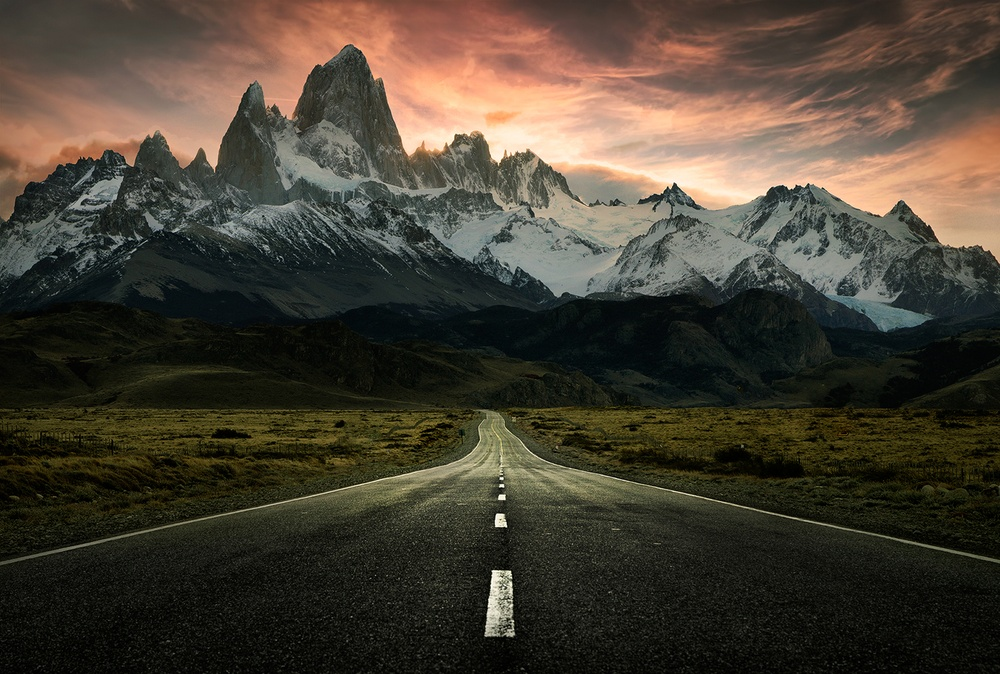
#> input picture landscape.jpg, 1000 x 674 px, shrunk from 1400 x 944 before the run
$ jupyter execute histogram_equalization.ipynb
#> lines starting #> are read from the running program, lines starting #| are printed output that depends on the picture
# Histogram equalization
[](https://colab.research.google.com/github/YoniChechik/AI_is_Math/blob/master/c_02a_basic_image_processing/histogram_equalization.ipynb)

[cell 1]
# [6 lines of commented-out code are left out]

[cell 2]
import numpy as np
import matplotlib.pyplot as plt
import cv2

figsize = (10,10)

First, read the image as grayscale

[cell 3]
# read as grayscale
# I = cv2.imread("Unequalized_Hawkes_Bay_NZ.jpg",0)
I = cv2.imread("landscape.jpg",0)
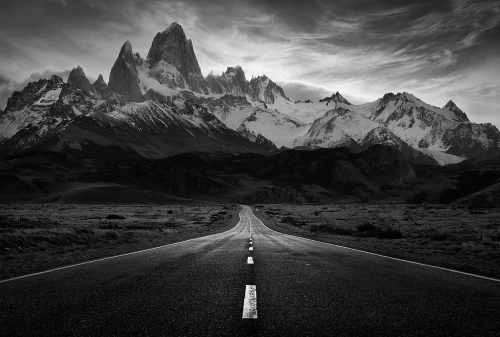
#> I: shape (674, 1000) (shown at 1/2 size); min 0, max 255, mean 64

plt.figure(figsize=figsize)
plt.imshow(I, cmap='gray', vmin=0, vmax=255)
plt.title("Original image")

Let's start by calculating and showing the original histogram

[cell 4]
bins_edges_min_max = [0,256]
num_bins=256
bin_count,bins_edges = np.histogram(I,num_bins,bins_edges_min_max)
#> bin_count = 256 values, max 11525 at index 10, min 9 at index 251, mean 2632.8; bins_edges = 257 values from 0 to 256
bins_start = bins_edges[:-1]
#> bins_start = 256 values from 0 to 255

[cell 5]
def draw_hist(x_axis,input):
    fig,ax = plt.subplots(figsize=figsize)
    # why not using plt.hist? because we want to plot also some derivations of this hist, so this is easier
    plt.bar(x_axis, input, width=input.shape[0]/(x_axis[-1]-x_axis[0]+1))
    return fig,ax

draw_hist(bins_start,bin_count)
plt.title("Original histogram")

Normalize the histogram to gat a discrete PDF

[cell 6]
pdf = bin_count/np.sum(bin_count)
#> pdf = 256 values, max 0.0171 at index 10, min 1.34e-05 at index 251, mean 0.00391

draw_hist(bins_start,pdf)
plt.title("Original PDF")
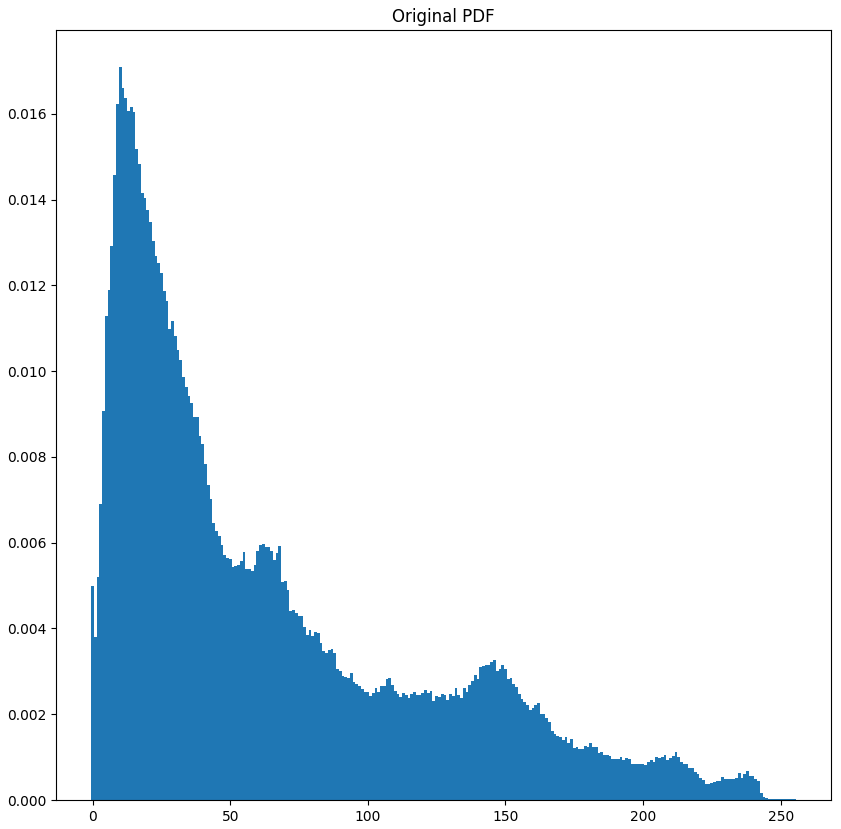
#> figure drawn by matplotlib, 1 panel; tallest bar 0.0171 high, from x = 9.5 to 10.5

Get the CDF by calculating the cumulative sum of the pdf data

[cell 7]
cdf = np.cumsum(pdf)
#> cdf = 256 values from 0.005 to 1

plt.figure(figsize=figsize)
plt.plot(cdf)
plt.title("Original CDF")
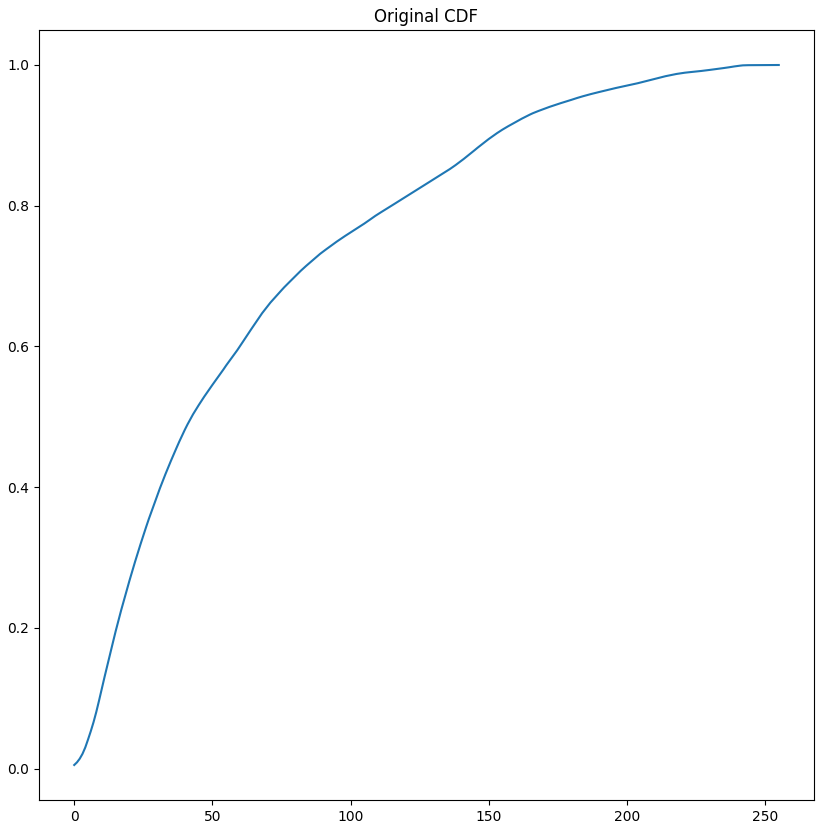
#> figure drawn by matplotlib, 1 panel; curve peaks at x = 255, y = 1

[cell 8]
fig,ax = draw_hist(bins_start,pdf)
ax.plot(cdf*np.max(pdf),'r')
plt.title("Original PDF+ const*CDF to show the connection between the two")

The final step is to un-normalize the CDF to become the equalization function

[cell 9]
f_eq = np.round(cdf*255).astype(int)
#> f_eq = 256 values from 1 to 255

f_eq
#> Out = 256 values from 1 to 255

Use the equalization function to get the equalized image

[cell 10]
I_eq = f_eq[I]
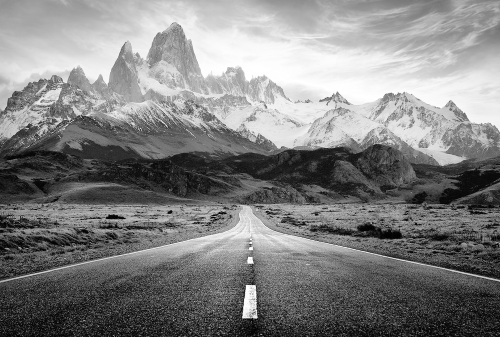
#> I_eq: shape (674, 1000) int64 (shown at 1/2 size); min 1, max 255, mean 128.5

plt.figure(figsize=figsize)
plt.imshow(I_eq, cmap='gray', vmin=0, vmax=255)
plt.title("equalized image")

Plot the equalized histogram, PDF and CDF

[cell 11]
bin_count,bins_edges = np.histogram(I_eq,num_bins,bins_edges_min_max)
#> bin_count = 256 values, max 11525 at index 29, min 0 at index 0, mean 2632.8
bins_start = bins_edges[:-1]

draw_hist(bins_start,bin_count)
plt.title("equalized histogram")
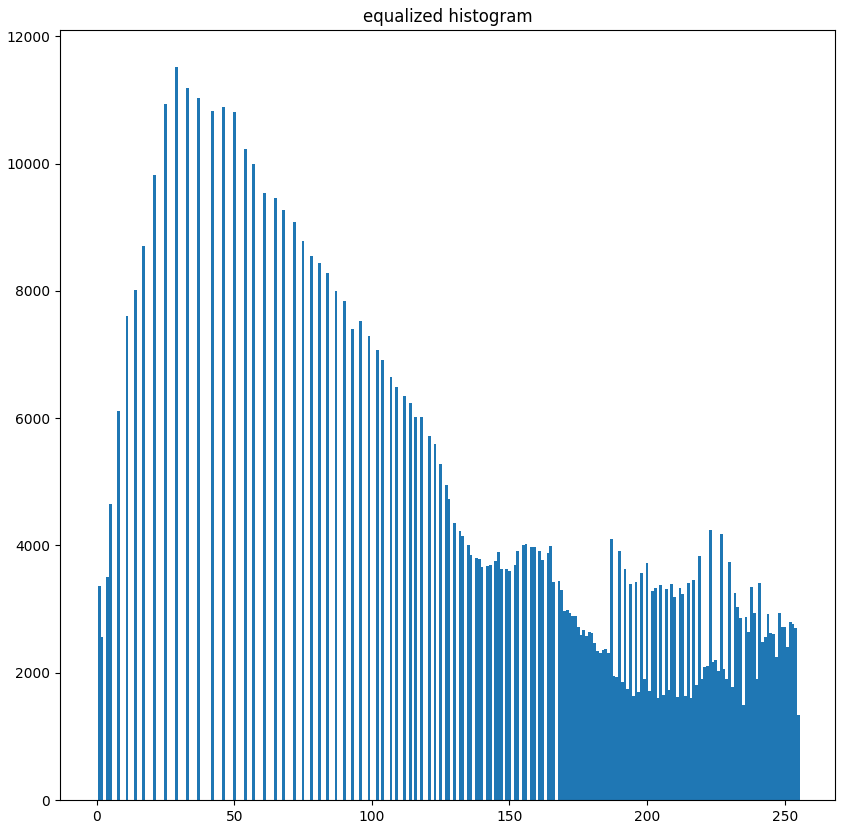
#> figure drawn by matplotlib, 1 panel; tallest bar 11525 high, from x = 28.5 to 29.5

[cell 12]
pdf = bin_count/np.sum(bin_count)
#> pdf = 256 values, max 0.0171 at index 29, min 0 at index 0, mean 0.00391
cdf = np.cumsum(pdf)
#> cdf = 256 values from 0 to 1

fig,ax = draw_hist(bins_start,pdf)
ax.plot(cdf*np.max(pdf),'r')
plt.title("equalized PDF and const*CDF")
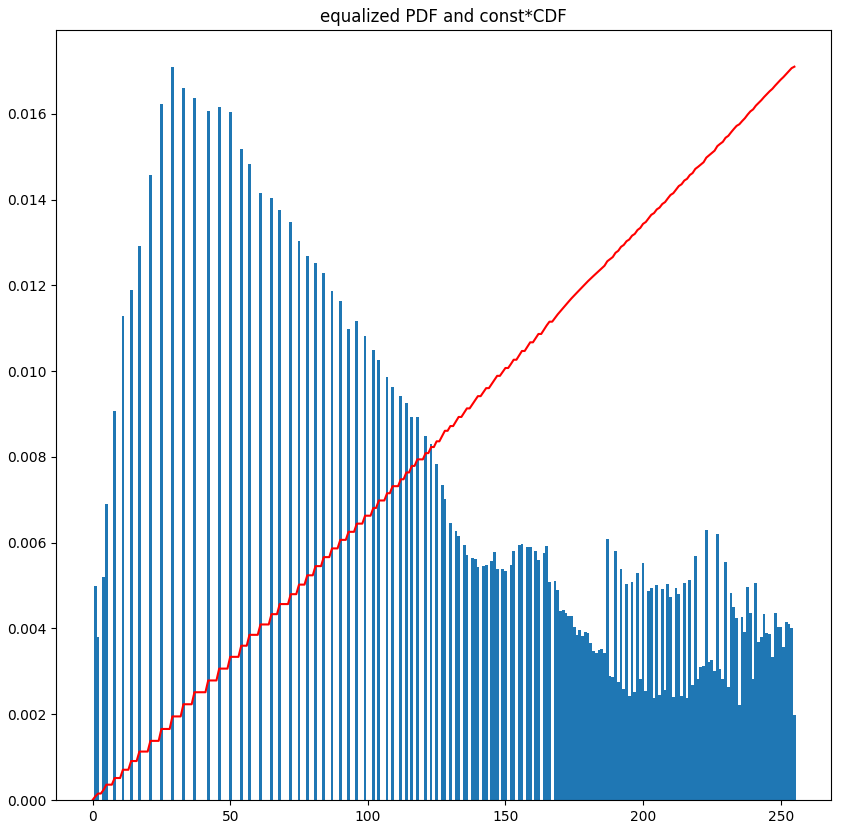
#> figure drawn by matplotlib, 1 panel; tallest bar 0.0171 high, from x = 28.5 to 29.5; curve peaks at x = 255, y = 0.0171

## cv2 histogram equalization function

[cell 13]
I_eq_cv2 = cv2.equalizeHist(I)

plt.figure(figsize=figsize)
plt.imshow(I_eq_cv2, cmap='gray', vmin=0, vmax=255)
plt.title("cv2.equalizeHist() result")

$ run again, with dana1.jpg copied over landscape.jpg
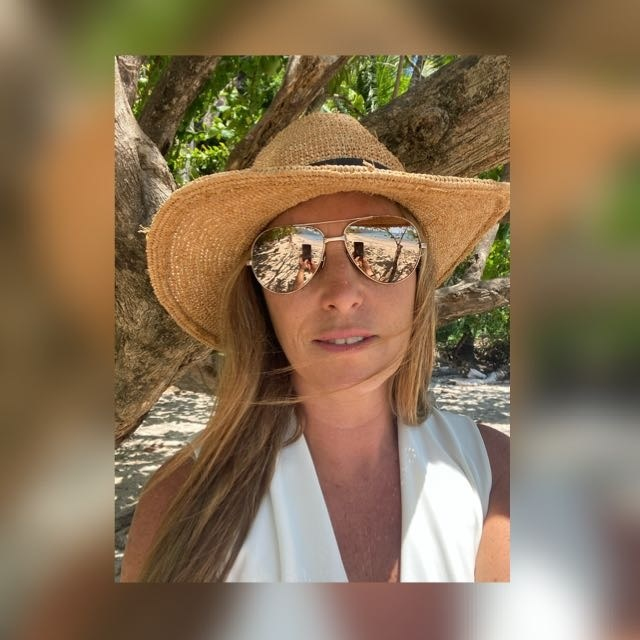
#> input picture dana1.jpg, 640 x 640 px
#> `bin_count,bins_edges = np.histogram(I,num_bins,bins_edges_min_max)`: bin_count = 256 values, max 5204 at index 91, min 2 at index 0, mean 1600; bins_edges = 257 values from 0 to 256
#> bins_start = 256 values from 0 to 255
#> `pdf = bin_count/np.sum(bin_count)`: pdf = 256 values, max 0.0127 at index 91, min 4.88e-06 at index 0, mean 0.00391
#> `cdf = np.cumsum(pdf)`: cdf = 256 values from 4.88e-06 to 1
#> f_eq = 256 values from 0 to 255
#> `I_eq = f_eq[I]`:
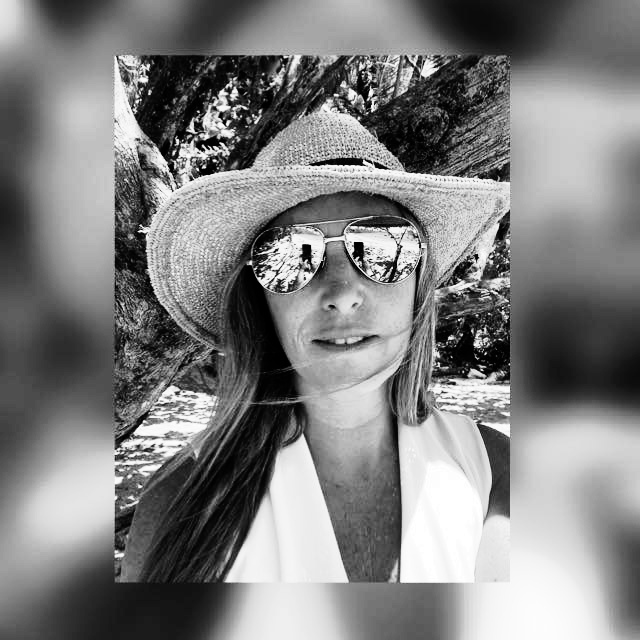
#> I_eq: shape (640, 640) int64; min 0, max 255, mean 128.4
#> `bin_count,bins_edges = np.histogram(I_eq,num_bins,bins_edges_min_max)`: bin_count = 256 values, max 5204 at index 79, min 0 at index 16, mean 1600
#> `pdf = bin_count/np.sum(bin_count)`: pdf = 256 values, max 0.0127 at index 79, min 0 at index 16, mean 0.00391
#> `cdf = np.cumsum(pdf)`: cdf = 256 values from 0.00179 to 1
#> `[cell 12] pdf = bin_count/np.sum(bin_count) cdf = np.cumsum(pdf)  fig,..`:
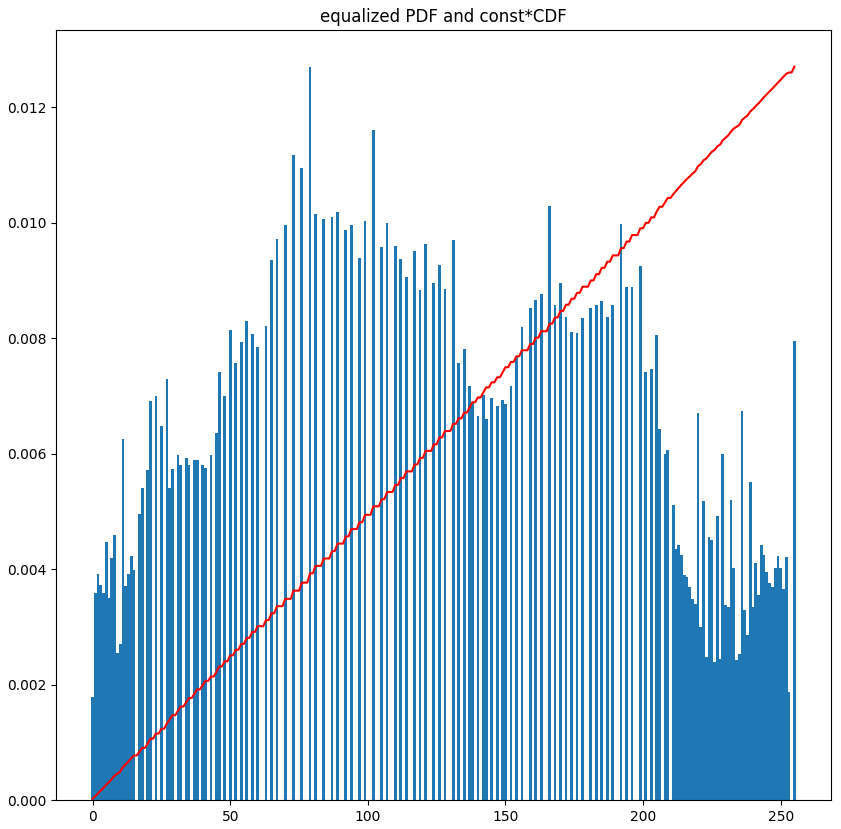
#> figure drawn by matplotlib, 1 panel; tallest bar 0.0127 high, from x = 78.5 to 79.5; curve peaks at x = 255, y = 0.0127

$ run again, with dana2.jpg copied over landscape.jpg
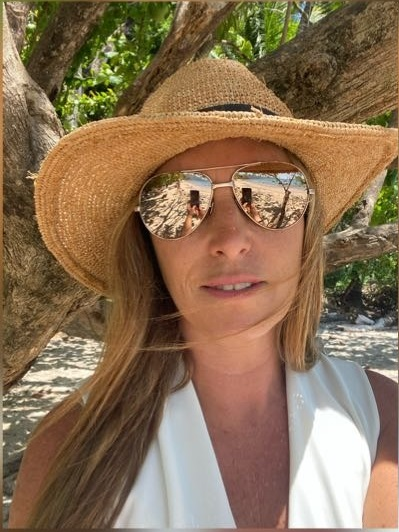
#> input picture dana2.jpg, 399 x 532 px
#> `bin_count,bins_edges = np.histogram(I,num_bins,bins_edges_min_max)`: bin_count = 256 values, max 2864 at index 254, min 2 at index 0, mean 829.2; bins_edges = 257 values from 0 to 256
#> bins_start = 256 values from 0 to 255
#> `pdf = bin_count/np.sum(bin_count)`: pdf = 256 values, max 0.0135 at index 254, min 9.42e-06 at index 0, mean 0.00391
#> `cdf = np.cumsum(pdf)`: cdf = 256 values from 9.42e-06 to 1
#> f_eq = 256 values from 0 to 255
#> `I_eq = f_eq[I]`:
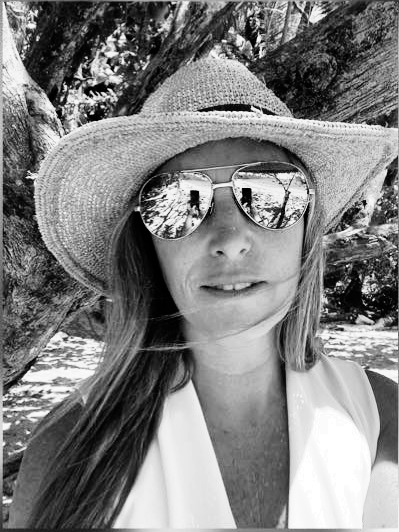
#> I_eq: shape (532, 399) int64; min 0, max 255, mean 128.3
#> `bin_count,bins_edges = np.histogram(I_eq,num_bins,bins_edges_min_max)`: bin_count = 256 values, max 3173 at index 255, min 0 at index 17, mean 829.2
#> `pdf = bin_count/np.sum(bin_count)`: pdf = 256 values, max 0.0149 at index 255, min 0 at index 17, mean 0.00391
#> `cdf = np.cumsum(pdf)`: cdf = 256 values from 0.0018 to 1
#> `[cell 12] pdf = bin_count/np.sum(bin_count) cdf = np.cumsum(pdf)  fig,..`:
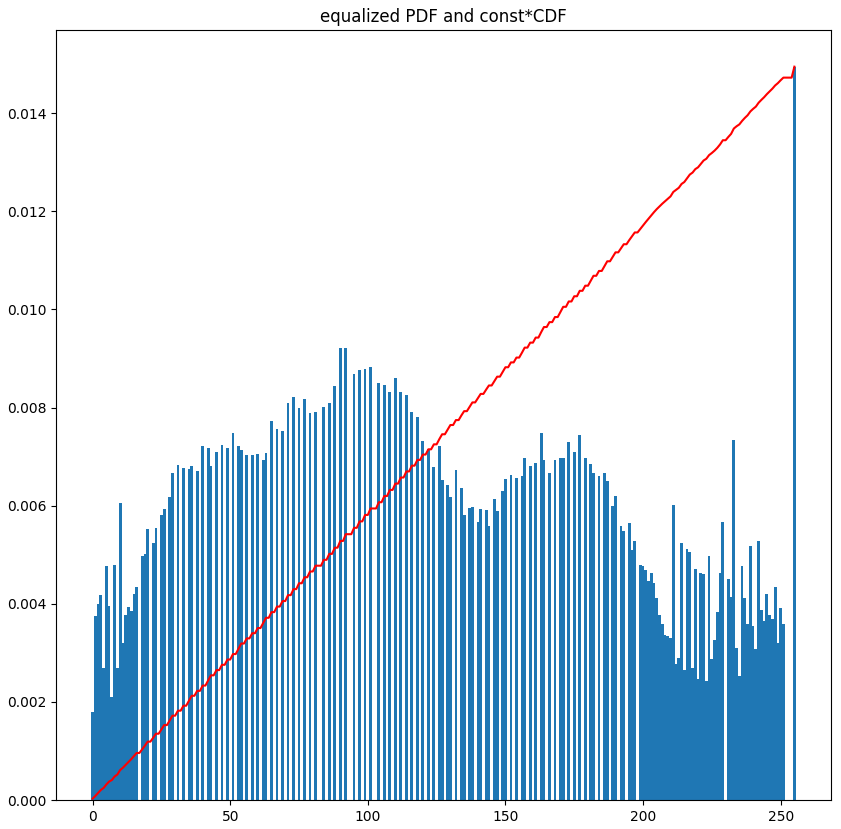
#> figure drawn by matplotlib, 1 panel; tallest bar 0.0149 high, from x = 254.5 to 255.5; curve peaks at x = 255, y = 0.0149
